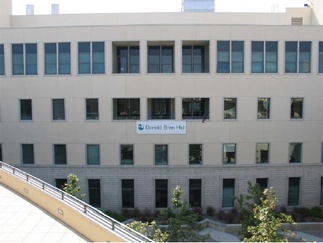
%> input picture Harris_1.jpg, 323 x 243 px, shrunk from 492 x 370 before the run
$ octave runHarris.m   (GNU Octave 9; MATLAB toolbox functions it lacks are replaced by stand-ins)
%> lines starting %> are read from the running program, lines starting %| are printed output that depends on the picture
### harris.m
%%
% CLAB2 Task-1: Harris Corner Detector
% Hong Li (u6214478)
%
function Corners = harris(bw,NO)                           %bw is a image, NO is the number of corners users want
if nargin ==1                                                         % set a default NO of corners
    NO = 300;
end
bw = double(bw);
sigma = 2; thresh = 0.01;                                      % Parameters, add more if needed
% Derivative masks
dx = [-1 0 1;-1 0 1; -1 0 1];                                     %horizontal gradient kernel
dy = dx';                                                               % dx is the transpose matrix of dy
% compute x and y derivatives of image
Ix = conv2(bw,dx,'same');                                      %comput horizontal gradient
Iy = conv2(bw,dy,'same');                                      %comput vertical gradient
%Using gaussian filter to decrease the noise of images
g = fspecial('gaussian',max(1,fix(3*sigma)*2+1),sigma);   %making a gaussian kerner
Ix2 = conv2(Ix.^2,g,'same');                                    % x and x
Iy2 = conv2(Iy.^2,g,'same');                                    % y and y
Ixy = conv2(Ix.*Iy,g,'same');                                    % x and y

%%%%%%%%%%%%%%%%%%%%%%%%%%%%%%%%%%%%%%%%%%%%%%%%%%%%%%%%%
% Task: Compute the Harris Cornerness
[height, width] = size(bw);                                      %find the number of rows and columns of image
R = zeros(height,width);                                         %make a matrix to store Rs
for i = 1:height                                                      %count R iteratively(row)
    for j = 1:width                                                   %count R iteratively(column)
        M = [Ix2(i,j) , Ixy(i,j) ;Ixy(i,j), Iy2(i,j)];              %M is a 2*2 Matrix equal to [Ix2,Ixy,Ixy,Iy2]
        K = det(M);                                                  %Find Det of M
        H = trace(M);                                                %Find Trace of M
        R(i,j) = K - thresh*H^2;                                  %Using harris algorithm to count R, R= det(M)-K*Trace(M)^2
        if (R(i,j)<0)                                                    %Find if R<0
            R(i,j) = 0;                                                  %Eliminate Edge values(R<0)
        end
    end
end
MaxR = max(max(R));                                           %find max values in R
FlatThresh = 0.001*MaxR;                                      %set a Thresh to find flat area
T = find(R<FlatThresh);                                         %find The location of flat area
for i = 1:size(T,1)                                                  %Assign value to R iteratively
    R(T(i)) =0;                                                        % Assign value of 0 to flat area
end
%%%%%%%%%%%%%%%%%%%%%%%%%%%%%%%%%%%%%%%%%%%%%%%%%%%%%%%%%

%%%%%%%%%%%%%%%%%%%%%%%%%%%%%%%%%%%%%%%%%%%%%%%%%%%%%%%%%
% Task: Perform non-maximum suppression and
%       thresholding, return the N corner points
%       as an Nx2 matrix of x and y coordinates
result = zeros(height,width);                                   % Use a matrix to store NMS result;
countNMS = 0;                                                     %count NMS values
for i = 2:height-1                                                   % Using a 3*3 window to slide all area in matrix R
    for j = 2:width-1                                                %Compare elements in R iteratively
        window = R(i-1:i+1,j-1:j+1);                            % Find R(i,j) and its 3*3 neibors
        Rmax = max(max(window));                          % Find Max values of R(i,j) and its neibors
        if R(i,j)==Rmax&&Rmax~=0                                             %Make sure if R(i,j) is the largest(valid) points
            result(i,j) = 1;                                            % if R(i,j) is a valid points assign value 1 to the corresponding place in result
            countNMS=countNMS+1;                          % count the number of valid corners.
        end
    end
end
findGoodR = zeros(countNMS,1);
[locx, locy] = find(result==1);                                 %find NMS results location
for  i =1:countNMS                                               %Assign appropriate R value
    findGoodR(i) = R(locx(i),locy(i));                         %for the aim of choosing values according to NO
end
[findGoodR, ix] = sort(findGoodR,1);                       %Sort appropriate R values in ascend order, ix is the location before sorting
findGoodR = flipud(findGoodR);                              % flip vector(end to start, start to end), make it to descend order
ix = flipud(ix);                                                       %Make ix corresponding to flipped findGoodR
if NO>countNMS                                                  %Make sure NO not exceed the total number of harris corner
    NO = countNMS;                                              % if NO exceed total number, output all harris corner
end
loc_x = zeros(NO,1);                                             %make container to store sorted row values 1:NO
loc_y =  zeros(NO,1);                                            %make container to store sorted row values 1:NO
for i = 1:NO                                                          %Assign values to containers
    loc_y(i) = locy(ix(i));                                          %find row values from all the NMS location
    loc_x(i) = locx(ix(i));                                          %find column values from all the NMS location
end
Corners = zeros(NO,2);                                         %Make a container to store chosing values
Corners(:,1)=loc_y;                                               %Make a container to store chosing row values
Corners(:,2)=loc_x;                                               %%Make a container to store chosing column values
%%%%%%%%%%%%%%%%%%%%%%%%%%%%%%%%%%%%%%%%%%%%%%%%%%%%%%%%%
end

### runHarris.m
%% Harris corner of image Harris_1.jpg
A = imread('Harris_1.jpg');
%> A is the input picture: size 243x323x3 uint8; mean R, G, B 137.5, 141, 141.3
I = rgb2gray(A);
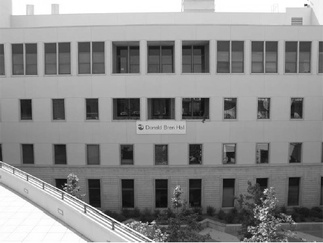
%> I: size 243x323 uint8; min 10, max 255, mean 140
C = corner(I,300);
%> C = 281 rows, first 12: [306 5; 64 190; 127 226; 153 241; 66 186; 162 235; 114 230; 267 213; 151 224; 265 193; 261 220; 142 223]
D = harris(I,300);
%> in harris, `Iy = conv2(bw,dy,'same');`:
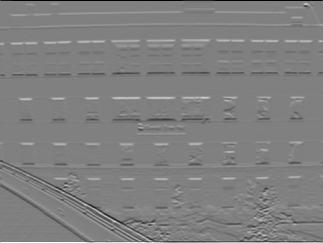
%> Iy: size 243x323 double; min -765, max 759, mean 0.3; drawn with min black and max white
%> in harris, `Ixy = conv2(Ix.*Iy,g,'same');`:
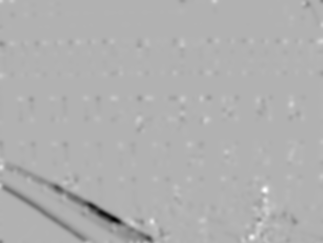
%> Ixy: size 243x323 double; min -36384, max 15819.8, mean -335.9; drawn with min black and max white
%> after the loop in harris, `for i = 1:height`:
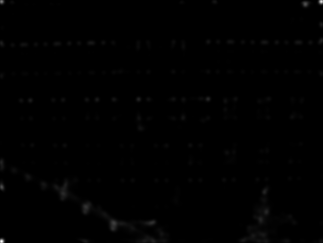
%> R: size 243x323 double; min 0, max 4.31e+09, mean 18934955.2; drawn with min black and max white
%> in harris, `MaxR = max(max(R));`: MaxR = 4.31e+09
%> in harris, `FlatThresh = 0.001*MaxR;`: FlatThresh = 4305211.7
%> in harris, `T = find(R<FlatThresh);`: T = 56790 values from 7 to 78481
%> after the loop in harris, `for i = 2:height-1`:
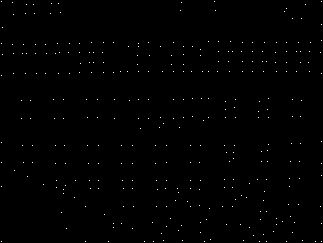
%> result: size 243x323 double; values 0 (black) and 1 (white), 0.42% white in thin lines or dots
%> after the loop in harris, `for i = 2:height-1`: countNMS = 333
%> in harris, `[locx, locy] = find(result==1);`: locx = 333 values from 2 to 242; locy = 333 values from 2 to 322
%> after the loop in harris, `for  i =1:countNMS`: findGoodR = 333 values, max 4.31e+09 at index 7, min 4328210.9 at index 154, mean 168748535.7
%> in harris, `[findGoodR, ix] = sort(findGoodR,1);`: findGoodR = 333 values from 4328210.9 to 4.31e+09; ix = 333 values, max 333 at index 292, min 1 at index 331, mean 167
%> in harris, `findGoodR = flipud(findGoodR);`: findGoodR = 333 values, max 4.31e+09 at index 1, min 4328210.9 at index 333, mean 168748535.7
%> in harris, `ix = flipud(ix);`: ix = 333 values, max 333 at index 42, min 1 at index 3, mean 167
%> after the loop in harris, `for i = 1:NO`: loc_x = 300 values, max 242 at index 1, min 2 at index 2, mean 122.6; loc_y = 300 values, max 322 at index 2, min 2 at index 1, mean 171.3
%> D = 300 rows, first 12: [2 242; 322 2; 2 2; 306 5; 2 187; 114 224; 86 207; 153 223; 114 228; 64 194; 267 212; 209 99]
figure('Numbertitle','off','Name','Figure1.4.1(a) Harris corner of image Harris_1.jpg');
imshow(A);
hold on;
plot(D(:,1),D(:,2),'g.');
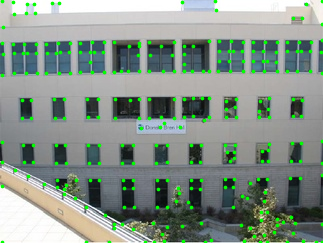
%> figure redrawn from the program's plot data
%%Copare inbuild and own function of image Harris_1.jpg
figure('Numbertitle','off','Name','Figure1.5.1(a) Copare inbuild and own function of image Harris_1.jpg');
imshow(A);
hold on;
plot(D(:,1),D(:,2),'g*');
hold on;
plot(C(:,1),C(:,2),'r*')
legend("Own function harris corner","Inbuild function harris corner ")
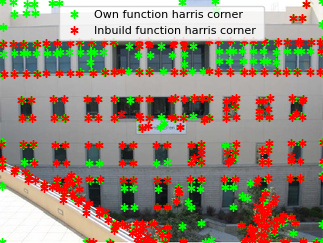
%> figure redrawn from the program's plot data
%%  Harris corner of image Harris_1.pgm
E = imread('Harris_1.pgm');
E_=harris(E,300);
%> the run ends on the next line
